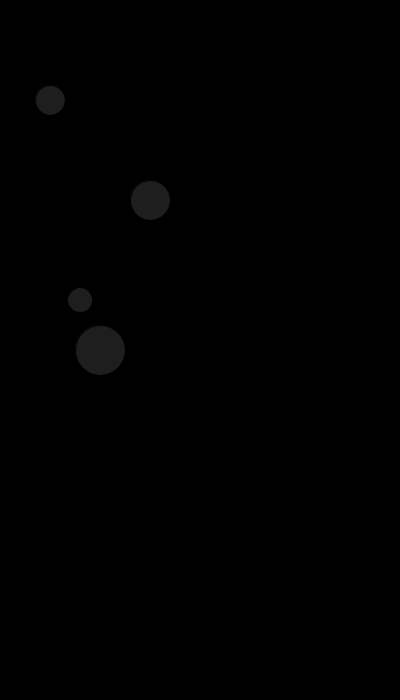
Frame 1 (no input)
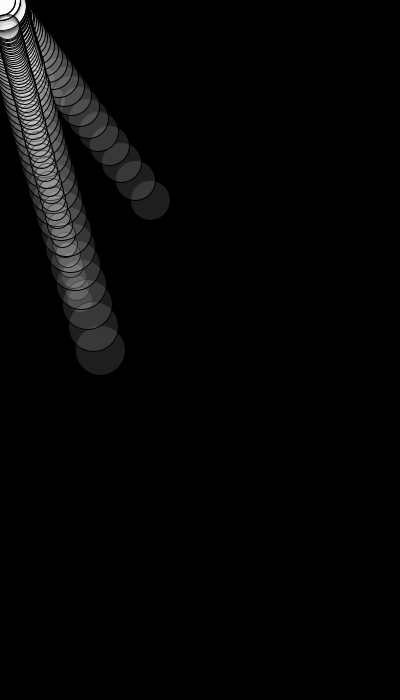
Frame 60 (the mouse pressed at the canvas centre just before this capture)
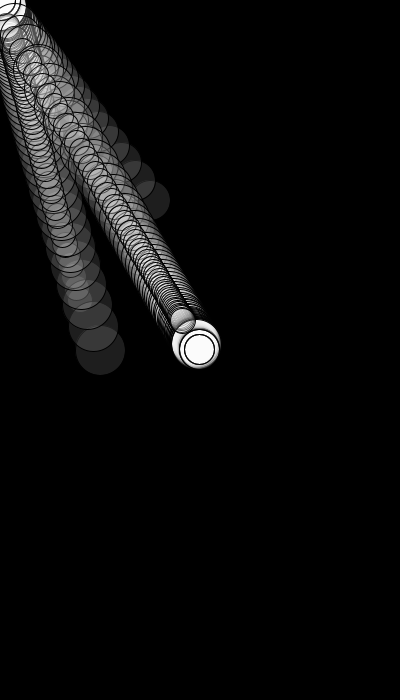
Frame 120 (the mouse held since frame 60 and released just before this capture)

The Processing sketch that drew these frames (run headless with seeded random() and noise(); from frame 60 on, the mouse is pressed at the canvas centre):

// Processing sketch: processing_36107
// ── processing_36107.pde

float e_x = 100;
float e_y = 350;

float e_x2 = 80;
float e_y2 = 300;

float e_x3 = 150;
float e_y3 = 200;

float e_x4 = 50;
float e_y4 = 100;

void setup(){
  size(400,700);
  background(0);
}

void draw() {
 
 fill(255,30);
  
 ellipse(e_x,e_y,50,50);
 e_y = e_y + (mouseY - e_y)/15.0;
 e_x = e_x + (mouseX - e_x)/15.0;
 
 ellipse(e_x2,e_y2,25,25);
 e_y2 = e_y2 + (mouseY - e_y2)/25.0;
 e_x2 = e_x2 + (mouseX - e_x2)/25.0;
 
 ellipse(e_x3,e_y3,40,40);
 e_y3 = e_y3 + (mouseY - e_y3)/10.0;
 e_x3 = e_x3 + (mouseX - e_x3)/10.0;
 
  ellipse(e_x4,e_y4,30,30);
 e_y4 = e_y4 + (mouseY - e_y4)/5.0;
 e_x4 = e_x4 + (mouseX - e_x4)/5.0;
}

void mouseClicked(){
  background(0);
}
